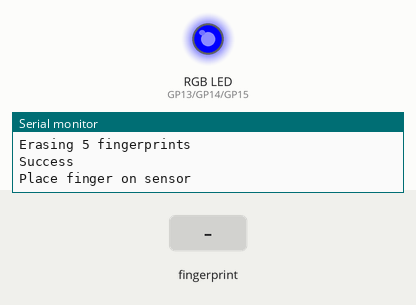
A sketch run on a simulated Raspberry Pi Pico. Parts: an RGB LED mixed from three pins (HIGH = lit), the last lines printed to the serial monitor. The test bench sets the inputs (shaded band).

Above: at 2.3 s.
2.4 s: finger stored as number 1 placed on the sensor
At 2.8 s:
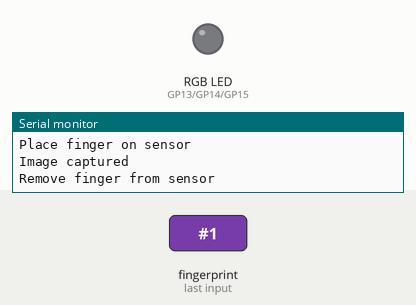
Timing chart, 0 to 6.2 s (numbered marks = the images above; inputs shaded):
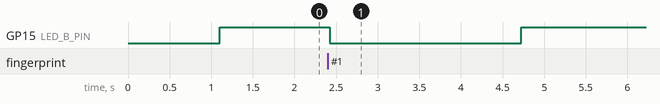

Measured:
- after the input at 2.4 s, GP15 (LED_B_PIN): HIGH → LOW at once, → HIGH 2.3 s later

The sketch:

Fingerprint_arduino.ino
```cpp
// Fingerprint Sensor Example

#include <Adafruit_Fingerprint.h>

#define mySerial Serial1
Adafruit_Fingerprint finger = Adafruit_Fingerprint(&mySerial);

// Conexões do LED RGB
#define LED_R_PIN     13
#define LED_G_PIN     14
#define LED_B_PIN     15

// Initialization
void setup() {
  // Start communication with the PC
  while (!Serial)
    ;
  Serial.begin(115200);
  delay(100);
  Serial.println("\n\nFingerprint Sensor Example\n");

  // Init LED
  pinMode (LED_R_PIN, OUTPUT); digitalWrite(LED_R_PIN, LOW);
  pinMode (LED_G_PIN, OUTPUT); digitalWrite(LED_G_PIN, LOW);
  pinMode (LED_B_PIN, OUTPUT); digitalWrite(LED_B_PIN, LOW);

  // Init sensor
  Serial1.setRX(17);
  Serial1.setTX(16);
  finger.begin(57600);

  // Shows sensor capacity
  Serial.println("Checking sensor capacity");
  finger.getParameters();
  Serial.print("Sensor can store ");
  Serial.print(finger.capacity);
  Serial.println(" fingerprints");

  // Clear stored fingerprints
  finger.getTemplateCount();
  int count = finger.templateCount;
  if (count > 0) {
    Serial.print("Erasing ");
    Serial.print(count);
    Serial.println(" fingerprints");
    if (finger.emptyDatabase() == FINGERPRINT_OK) {
      Serial.println ("Success");
    }
  }
}

// Main Loop
void loop() {
  Serial.println();
  captureFeature(1);
  Serial.println("Searching...");
  uint8_t ret = finger.fingerSearch();
  if (ret == FINGERPRINT_NOTFOUND) {
    Serial.println("Unknown, let\'s enroll");
    enroll();
  } else if (ret == FINGERPRINT_OK) {
    Serial.print("Fingerprint ");
    Serial.print(finger.fingerID);
    Serial.println(" identified");
  } else {
    Serial.print ("Error ");
    Serial.println (ret);
  }
}

// Read fingerprint and create template
void captureFeature(uint8_t numbuf) {
  while (true) {
    digitalWrite(LED_B_PIN, HIGH);
    Serial.println ("Place finger on sensor");
    while (finger.getImage() != FINGERPRINT_OK) {
      delay(10);
    }
    digitalWrite(LED_B_PIN, LOW);
    Serial.println("Image captured");

    bool ok = finger.image2Tz(numbuf) == FINGERPRINT_OK;
    Serial.println ("Remove finger from sensor");
    delay(2000);
    if (ok) {
      Serial.println ("Feature created");
      return;
    }
    digitalWrite(LED_R_PIN, HIGH);
    Serial.println ("Bad image, try again");
    delay(1000);
    digitalWrite(LED_R_PIN, LOW);
  }
}

// Enroll fingerprint
void enroll() {
  bool first = true;
  while (true) {
    if (!first) {
      captureFeature(1);
    }
    captureFeature(2);
    if (finger.createModel() != FINGERPRINT_OK) {
      digitalWrite(LED_R_PIN, HIGH);
      Serial.println ("Images do not match, try again");
      delay(1000);
      digitalWrite(LED_R_PIN, LOW);
      continue;
    }
    finger.getTemplateCount();
    int pos = finger.templateCount;
    int ret = finger.storeModel(pos);
    if (ret == FINGERPRINT_OK) {
      digitalWrite(LED_G_PIN, HIGH);
      Serial.print ("Fingerprint stored at ");
      Serial.println (pos);
      delay(1000);
      digitalWrite(LED_G_PIN, LOW);
      return;
    }
    digitalWrite(LED_R_PIN, HIGH);
    Serial.print ("Error ");
    Serial.print (ret);
    Serial.println (" while storing fingerprint");
    delay(1000);
    digitalWrite(LED_R_PIN, LOW);
  }
}
```
